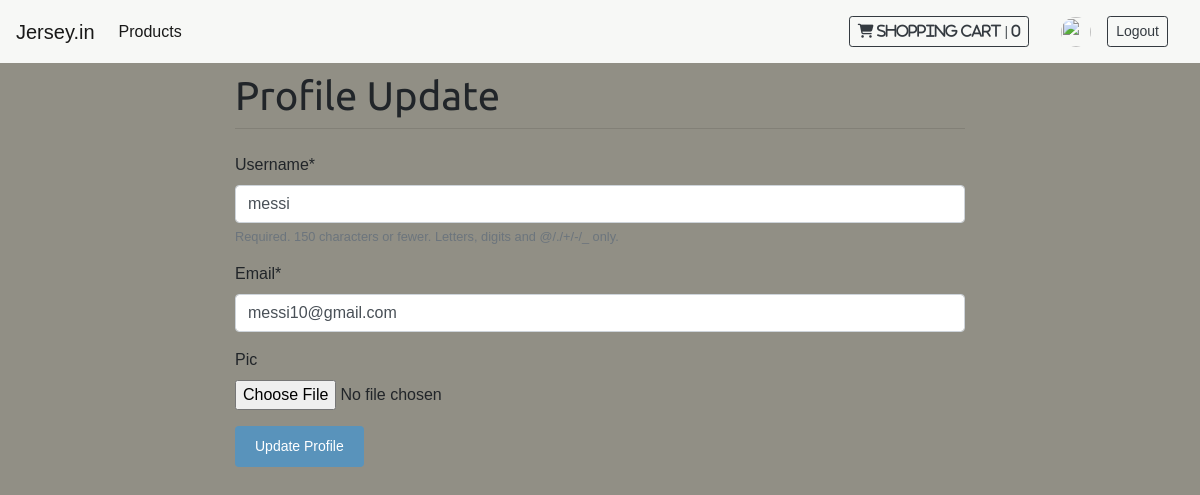
Page /account/3 on the earlier database version.
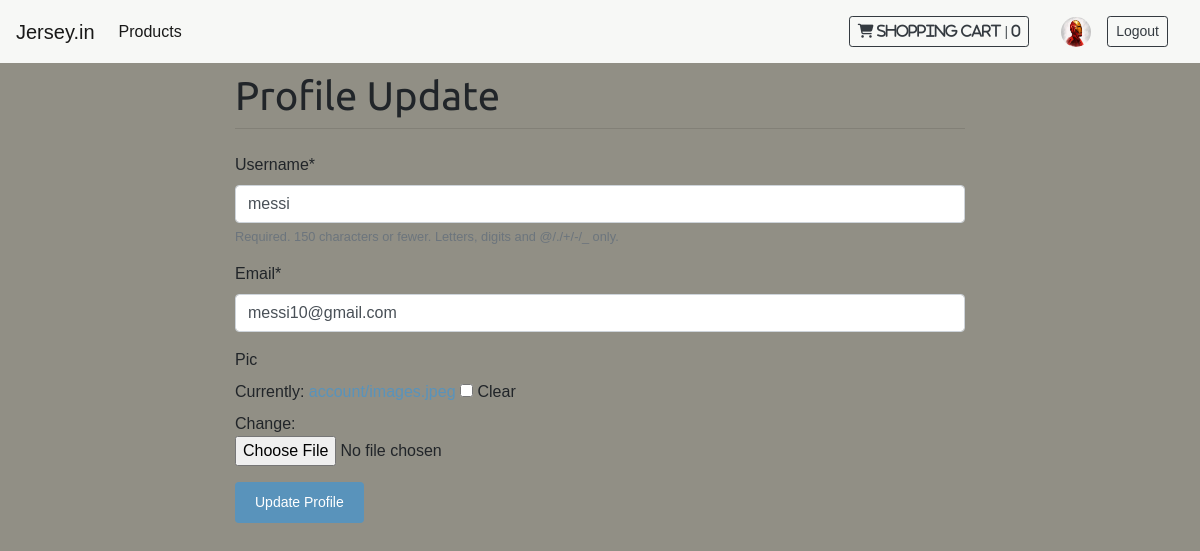
Same page on the later database version.
### account/models.py (models this page shows, shortened)
class User(AbstractUser):
    email = models.EmailField(unique=True)
    pic = models.ImageField(upload_to='account/', blank=True)
    REQUIRED_FIELDS = ('email',)

### account/views.py (the view)
# urls.py: path('<int:id>', UserUpdate.as_view(), name='userupdate'),
class UserUpdate(UpdateView):
    model = get_user_model()
    form_class = UpdateForm
    pk_url_kwarg = 'id'
    template_name = 'registration/update.html'
    success_url = reverse_lazy('profile')

### account/forms.py
class UpdateForm(forms.ModelForm):
    class Meta:
        model = get_user_model()
        fields = ('username', 'email', 'pic',)

### cart/cart.py (called while the page is built)
    def __len__(self):
        return sum(item['quantity'] for item in self.cart.values())

### cart/context_processors.py (called while the page is built)
def cart(request):
    return {'cart': Cart(request)}

### account/templates/registration/update.html (shortened to what this page needs)
{% extends 'shop/base.html' %}
{% load crispy_forms_tags %}
{% block content %}
<div class="container">
    <div class="row justify-content-center">
        <div class="col-8">
            <h1 class="mt-2">Profile Update</h1>
            <hr class="mt-0 mb-4">
             <form method="POST" enctype="multipart/form-data">
                {{ form|crispy }}
                <input type="submit" class='btn btn-success' value="Update Profile">
            </form>
        </div>
    </div>
</div>
{% endblock %}

### shop/templates/shop/base.html (shortened to what this page needs)
{% load static %}
<!DOCTYPE html>
<html lang="en">
<head>
    <link rel="stylesheet" href="https://maxcdn.bootstrapcdn.com/bootstrap/4.0.0/css/bootstrap.min.css"
>
    <link rel="stylesheet" href="{% static 'shop/css/base.css' %}">
</head>
<body>
    <nav class="navbar navbar-expand-lg navbar-light fixed-top" style="background-color: #f7f8f6;">
        <a class="navbar-brand" href="/">Jersey.in</a>
        <div class="collapse navbar-collapse" id="navbarSupportedContent" >
            <ul class="navbar-nav mr-auto">
                <li class="nav-item active">
                    <a class="nav-link" href="{% url 'shop:product_list' %}" >Products<span class="sr-only">(current)</span></a>
                </li>
            </ul>
            {% with total_items=cart|length %}
            {% if total_items > 0 %}
                <a class="nav-link " href="{% url "cart:cart_detail" %}">
                    <button type="button" class="btn btn-outline-dark btn-sm">
                        <i class="fa fa-shopping-cart"> shopping cart | {{ total_items }}</i>
                    </button>
                </a>
            {% else %}
            <a class="nav-link disabled" href="">
                <button type="button" class="btn btn-outline-dark btn-sm">
                    <i class="fa fa-shopping-cart"> shopping cart | {{ total_items }}</i>
                </button>
            </a>
            {% endif %}
            {% endwith %}
            {% if user.is_authenticated %}
                <a class="navbar-brand" href="#">
                    <a href="{% url 'profile' %}">
                        {% if user.pic %}
                        <img src="{{user.pic.url}}" width="30" height="30" class="rounded-circle" alt="">
                        {% else %}
                        <img src="https://encrypted-tbn0.gstatic.com/images?q=tbn%3AANd9GcTqVg_URh9Mvrm3NYaTlCUyiM7r382ohELc1g&usqp=CAU" width="30" height="30"
                            class="rounded-circle" alt="">
                        {% endif %}
                    </a>
                </a>
                <a class="nav-link disabled" href="{% url 'logout' %}"><button type="button" class="btn btn-outline-dark btn-sm">Logout</button></a>
            {% else %}
                <a href="{% url 'login' %}" class="text-dark">Login</a>
                <a class="nav-link disabled" href="{% url 'signup' %}"><button type="button" class="btn btn-outline-dark btn-sm">SignUp</button></a>
            {% endif %}
        </div>
    </nav>
    {% block content %}
    {% endblock %}
</body>
</html>

Differences in the rows shown:
changed User "messi": pic: picture added
Other differences:
form field form: (not shown) → "☐"
text no longer shown: "Username * Required. 150 characters or fewer. Letters, digits and @/./+/-/_ only. Email * Pic"
text now shown: "Username * Required. 150 characters or fewer. Letters, digits and @/./+/-/_ only. Email * Pic Currently: Clear Change:"
